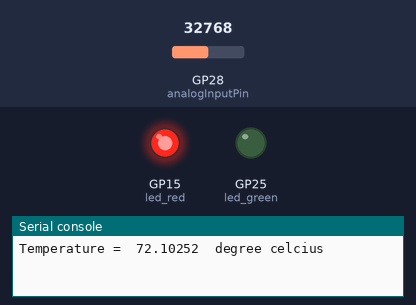
Recording of a program running on a simulated Raspberry Pi Pico running MicroPython. Parts: output pins drawn as LEDs (lit = HIGH), the last lines printed to the serial console. The inputs (shaded band) are chosen by the test bench; at power-on: GP28 (analogInputPin) = 32768 (analog values on the 0–65535 scale).

Above: at 1.2 s.
1.3 s: GP28 (analogInputPin) set to 25408
4.2 s: GP28 (analogInputPin) set to 24592
At 6.7 s:
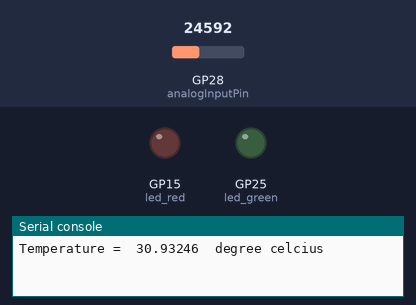
7.5 s: GP28 (analogInputPin) set to 19660
At 10.2 s:
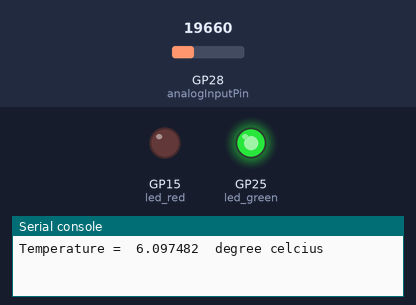
10.5 s: GP28 (analogInputPin) set to 32767
At 12.6 s:
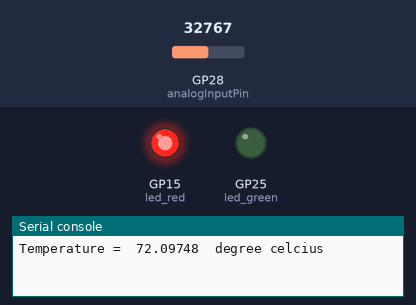
13.5 s: GP28 (analogInputPin) set to 7864
At 16.1 s:
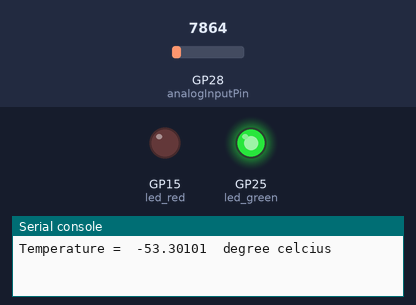
Timing chart, 0 to 17.5 s (numbered marks = the images above; inputs shaded):
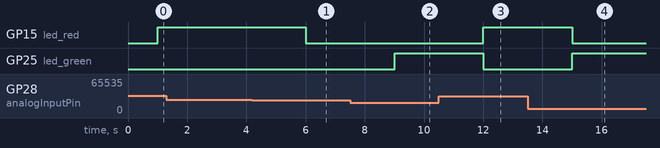

The program:

LM35_Temperature_cont_Relay.py
```python
# importing the required libraries
from machine import ADC
from machine import Pin
import time

# declare constants
DIODE_OFFSET_VOLTAGE = 0.929  # unit : volt
led_green=Pin(25,Pin.OUT)
led_red=Pin(15,Pin.OUT)

# declaration of pin objects
analogInputPin = ADC(28) # only one positional argument
                          # which is pin id


# main logic of the program
while True:
    # read raw analog signal value
    analogValue = ADC.read_u16(analogInputPin)

    # calculate sensor output voltage from raw Analog value
    sensor_voltage = (analogValue / 65535) * 3.3 # unit : Volt

    # convert to milli volts
    sensor_voltage = (sensor_voltage - DIODE_OFFSET_VOLTAGE ) * 1000 # unit : milli volt

    # calculate temperature from sensor voltage (in millivolt)
    # from datasheet
    # 1 degree celcius = 10 milli volt

    temperature = (sensor_voltage/10 ) # unit : degree celcius

    time.sleep(1)# sleep is just for demonstration , vary it as per need

    print("Temperature = ", temperature, " degree celcius")
    print("\n")
    if temperature <30:
        led_green.on()
    else:
        led_green.off()
    if temperature >31:
        led_red.on()
    else:
        led_red.off()
        
```

Measured:
- the behaviour switches between 24608 and 24592 on GP28 (analogInputPin) (found by bisection; images 0 and 1)
- after the input at 4.2 s, GP15 (led_red): HIGH → LOW after 1.8 s
- after the input at 7.5 s, GP25 (led_green): LOW → HIGH after 1.5 s
- after the input at 10.5 s, GP15 (led_red): LOW → HIGH after 1.5 s; GP25 (led_green): HIGH → LOW after 1.5 s
- after the input at 13.5 s, GP15 (led_red): HIGH → LOW after 1.5 s; GP25 (led_green): LOW → HIGH after 1.5 s
